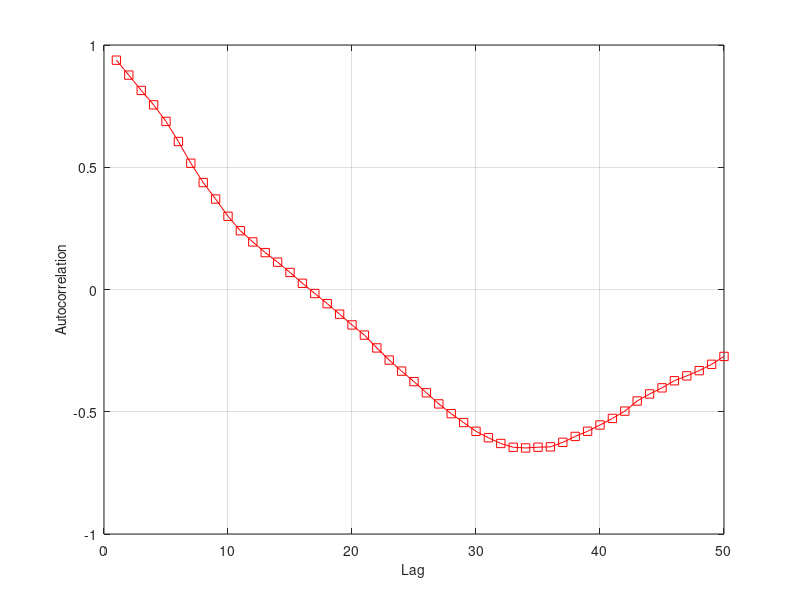

Here is the MATLAB script that generated this plot:
t(1)=0;                      %Initial time
dt=pi/50;
potential(1)=rand;           %Initial random potential
n=100;                         %Number of steps



    for k=2:1:n
        potential(k)=potential(k-1)+(sqrt(dt))*(randn);   %Calculates potential 
        t(k)=t(k-1)+dt;                                 %Time increment
    end
    
 M=mean(potential);
 
    for k=1:1:n
        a(k)=(potential(k)-M)^2;
    end

den=sum(a);
    
for i=1:1:50
   
    for k=1:1:n-i
        b(k)=(potential(k)-M)*(potential(k+i)-M);
    end
                                                       %Calculates the denominator of the autocorrelation function                                                   
 num(i)=sum(b);                                                %Calculates the numerator of the autocorrelation function
 g(i)=i;
 autocorrelation(i)=num(i)/den;                                    %Calculates the autocorrelation coefficient
end

% f=fit(g,autocorrelation,'exp1')
plot(g,autocorrelation, '-rs')
                             
xlabel('Lag','FontSize', 10)
ylabel('Autocorrelation','FontSize',10)
grid on



